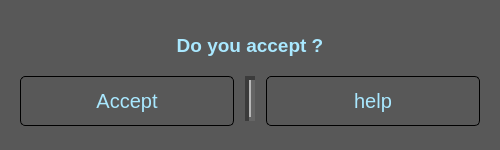
<?xml version="1.0" encoding="UTF-8"?>
<ui version="4.0">
 <class>wgWindow</class>
 <widget class="QWidget" name="wgWindow">
  <property name="geometry">
   <rect>
    <x>0</x>
    <y>0</y>
    <width>500</width>
    <height>150</height>
   </rect>
  </property>
  <property name="minimumSize">
   <size>
    <width>500</width>
    <height>150</height>
   </size>
  </property>
  <property name="maximumSize">
   <size>
    <width>500</width>
    <height>150</height>
   </size>
  </property>
  <property name="font">
   <font>
    <family>Sitka Text Semibold</family>
    <pointsize>18</pointsize>
    <weight>75</weight>
    <bold>true</bold>
   </font>
  </property>
  <property name="windowTitle">
   <string>SimpleUi</string>
  </property>
  <property name="windowIcon">
   <iconset>
    <normaloff>:/newPrefix/Advanced-Python-Workshop-Alexander-Richter/course/40_ui/lecture_notes/arSave/img/btn_camera.png</normaloff>:/newPrefix/Advanced-Python-Workshop-Alexander-Richter/course/40_ui/lecture_notes/arSave/img/btn_camera.png</iconset>
  </property>
  <property name="styleSheet">
   <string notr="true">QWidget{
	color: rgb(169, 232, 255);
	background-color: rgb(88, 88, 88);
	selection-background-color: rgb(255, 16, 160);
	selection-color: rgb(170, 255, 255);
}

QListWidget::item:selected
{
   color: rgb(235, 235, 235);
   background-color: rgb(61, 120, 200);
}

QPushButton { 
	border:10px;
border-width: 1px;
padding: 1px;
border-style: solid;
border-radius: 5px;
}

QPushButton:hover { 
background-color: qlineargradient(spread:pad, x1:0, y1:0, x2:0, y2:1, stop:0 rgba(64, 79, 91, 255), stop:1 rgba(21, 41, 28, 255));
}

QPushButton:pressed{ 
	 border: 0px solid green;
}

QToolTip { 
	background-color: rgb(52, 52, 52);
	color: rgb(241, 241, 241);
	border: black solid 1px;
}

QVerticalWidget:{rgb(52, 52, 52)}</string>
  </property>
  <layout class="QVBoxLayout" name="verticalLayout">
   <item>
    <widget class="QWidget" name="verticalWidget" native="true">
     <property name="styleSheet">
      <string notr="true"/>
     </property>
     <layout class="QVBoxLayout" name="verticalLayout_2">
      <property name="leftMargin">
       <number>9</number>
      </property>
      <property name="topMargin">
       <number>9</number>
      </property>
      <property name="rightMargin">
       <number>9</number>
      </property>
      <property name="bottomMargin">
       <number>9</number>
      </property>
      <item>
       <widget class="QLabel" name="label_2">
        <property name="minimumSize">
         <size>
          <width>0</width>
          <height>50</height>
         </size>
        </property>
        <property name="maximumSize">
         <size>
          <width>16777215</width>
          <height>50</height>
         </size>
        </property>
        <property name="font">
         <font>
          <pointsize>14</pointsize>
          <weight>75</weight>
          <bold>true</bold>
         </font>
        </property>
        <property name="text">
         <string>Do you accept ?</string>
        </property>
        <property name="alignment">
         <set>Qt::AlignCenter</set>
        </property>
       </widget>
      </item>
      <item>
       <layout class="QHBoxLayout" name="horizontalLayout">
        <property name="bottomMargin">
         <number>9</number>
        </property>
        <item>
         <widget class="QPushButton" name="btnAccept">
          <property name="minimumSize">
           <size>
            <width>0</width>
            <height>50</height>
           </size>
          </property>
          <property name="font">
           <font>
            <pointsize>15</pointsize>
           </font>
          </property>
          <property name="toolTip">
           <string>print accept</string>
          </property>
          <property name="text">
           <string>Accept</string>
          </property>
          <property name="icon">
           <iconset>
            <normaloff>:/newPrefix/Advanced-Python-Workshop-Alexander-Richter/course/40_ui/lecture_notes/arSave/img/btn_user.png</normaloff>:/newPrefix/Advanced-Python-Workshop-Alexander-Richter/course/40_ui/lecture_notes/arSave/img/btn_user.png</iconset>
          </property>
          <property name="iconSize">
           <size>
            <width>25</width>
            <height>25</height>
           </size>
          </property>
         </widget>
        </item>
        <item>
         <widget class="Line" name="line">
          <property name="enabled">
           <bool>true</bool>
          </property>
          <property name="minimumSize">
           <size>
            <width>20</width>
            <height>0</height>
           </size>
          </property>
          <property name="autoFillBackground">
           <bool>false</bool>
          </property>
          <property name="lineWidth">
           <number>4</number>
          </property>
          <property name="midLineWidth">
           <number>2</number>
          </property>
          <property name="orientation">
           <enum>Qt::Vertical</enum>
          </property>
         </widget>
        </item>
        <item>
         <widget class="QPushButton" name="btnHelp">
          <property name="minimumSize">
           <size>
            <width>0</width>
            <height>50</height>
           </size>
          </property>
          <property name="font">
           <font>
            <pointsize>15</pointsize>
           </font>
          </property>
          <property name="toolTip">
           <string>Open AR web site</string>
          </property>
          <property name="autoFillBackground">
           <bool>false</bool>
          </property>
          <property name="styleSheet">
           <string notr="true"/>
          </property>
          <property name="text">
           <string>help</string>
          </property>
          <property name="icon">
           <iconset>
            <normaloff>:/newPrefix/Advanced-Python-Workshop-Alexander-Richter/course/40_ui/lecture_notes/arSave/img/btn_help.png</normaloff>:/newPrefix/Advanced-Python-Workshop-Alexander-Richter/course/40_ui/lecture_notes/arSave/img/btn_help.png</iconset>
          </property>
          <property name="iconSize">
           <size>
            <width>25</width>
            <height>25</height>
           </size>
          </property>
         </widget>
        </item>
       </layout>
      </item>
     </layout>
    </widget>
   </item>
  </layout>
 </widget>
 <resources>
  <include location="temp.qrc"/>
 </resources>
 <connections/>
</ui>
